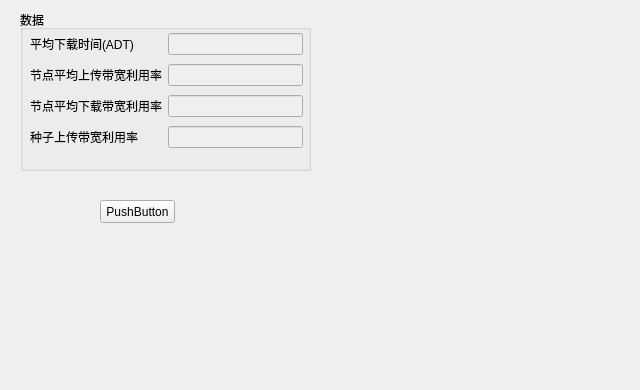
<?xml version="1.0" encoding="UTF-8"?>
<ui version="4.0">
 <class>Step2</class>
 <widget class="QWidget" name="Step2">
  <property name="geometry">
   <rect>
    <x>0</x>
    <y>0</y>
    <width>640</width>
    <height>390</height>
   </rect>
  </property>
  <property name="windowTitle">
   <string>Form</string>
  </property>
  <widget class="QGroupBox" name="groupBox">
   <property name="geometry">
    <rect>
     <x>20</x>
     <y>10</y>
     <width>291</width>
     <height>161</height>
    </rect>
   </property>
   <property name="title">
    <string>数据</string>
   </property>
   <widget class="QWidget" name="layoutWidget">
    <property name="geometry">
     <rect>
      <x>10</x>
      <y>20</y>
      <width>273</width>
      <height>121</height>
     </rect>
    </property>
    <layout class="QGridLayout" name="gridLayout">
     <item row="0" column="0">
      <widget class="QLabel" name="label">
       <property name="text">
        <string>平均下载时间(ADT)</string>
       </property>
      </widget>
     </item>
     <item row="0" column="1">
      <widget class="QLineEdit" name="adtLE">
       <property name="enabled">
        <bool>false</bool>
       </property>
      </widget>
     </item>
     <item row="1" column="0">
      <widget class="QLabel" name="label_2">
       <property name="text">
        <string>节点平均上传带宽利用率</string>
       </property>
      </widget>
     </item>
     <item row="1" column="1">
      <widget class="QLineEdit" name="lineEdit">
       <property name="enabled">
        <bool>false</bool>
       </property>
      </widget>
     </item>
     <item row="2" column="0">
      <widget class="QLabel" name="label_3">
       <property name="text">
        <string>节点平均下载带宽利用率</string>
       </property>
      </widget>
     </item>
     <item row="2" column="1">
      <widget class="QLineEdit" name="lineEdit_2">
       <property name="enabled">
        <bool>false</bool>
       </property>
      </widget>
     </item>
     <item row="3" column="0">
      <widget class="QLabel" name="label_4">
       <property name="text">
        <string>种子上传带宽利用率</string>
       </property>
      </widget>
     </item>
     <item row="3" column="1">
      <widget class="QLineEdit" name="lineEdit_3">
       <property name="enabled">
        <bool>false</bool>
       </property>
      </widget>
     </item>
    </layout>
   </widget>
  </widget>
  <widget class="QPushButton" name="pushButton">
   <property name="geometry">
    <rect>
     <x>100</x>
     <y>200</y>
     <width>75</width>
     <height>23</height>
    </rect>
   </property>
   <property name="text">
    <string>PushButton</string>
   </property>
  </widget>
 </widget>
 <resources/>
 <connections/>
</ui>
